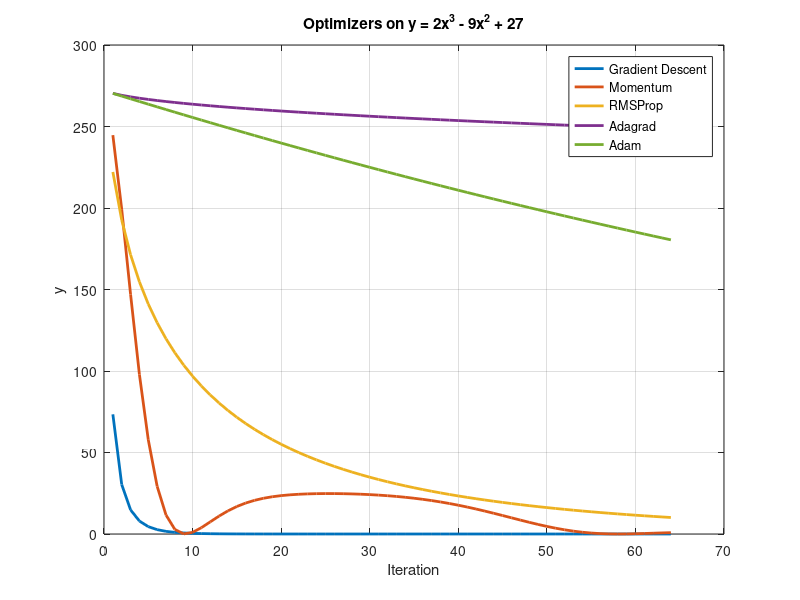

The MATLAB source for this figure:
% Function definition: y = 2x^3 - 9x^2 + 27
f = @(x) 2*x.^3 - 9*x.^2 + 27;

% Parameters (unchanged)
learning_rate = 0.01;
max_iterations = 64;
initial_x = 7; 
epsilon = 1e-8;
beta_1 = 0.9;
beta_2 = 0.999;

% Initialization (unchanged)
x_values = zeros(5, max_iterations);
y_values = zeros(5, max_iterations);

% Optimization process (unchanged)
optimizers = {'Gradient Descent', 'Momentum', 'RMSProp', 'Adagrad', 'Adam'};

% Create a single plot (unchanged)
figure;

for opt_idx = 1:5
    current_optimizer = optimizers{opt_idx};
    fprintf('Running optimization with %s...\n', current_optimizer);
    
    % Initialize variables based on optimizer (unchanged)
    switch current_optimizer
        case 'Gradient Descent'
            x = initial_x;
        case 'Momentum'
            x = initial_x;
            momentum = 0;
        case 'RMSProp'
            x = initial_x;
            cumulative_squared_gradients = 0;
        case 'Adagrad'
            x = initial_x;
            cumulative_squared_gradients = 0;
        case 'Adam'
            x = initial_x;
            m = 0;
            v = 0;
            t = 0;
    end
    
    % Optimization loop (unchanged)
    for i = 1:max_iterations
        gradient = 6 * x.^2 - 18 * x; % Derivative of 2x^3 - 9x^2 + 27
        
        % Update weights based on optimizer (unchanged)
        switch current_optimizer
            case 'Gradient Descent'
                x = x - learning_rate * gradient;
            case 'Momentum'
                momentum = beta_1 * momentum + (1 - beta_1) * gradient;
                x = x - learning_rate * momentum;
            case 'RMSProp'
                cumulative_squared_gradients = beta_2 * cumulative_squared_gradients + (1 - beta_2) * gradient.^2;
                x = x - (learning_rate ./ (sqrt(cumulative_squared_gradients) + epsilon)) .* gradient;
            case 'Adagrad'
                cumulative_squared_gradients = cumulative_squared_gradients + gradient.^2;
                x = x - (learning_rate ./ (sqrt(cumulative_squared_gradients) + epsilon)) .* gradient;
            case 'Adam'
                t = t + 1;
                m = beta_1 * m + (1 - beta_1) * gradient;
                v = beta_2 * v + (1 - beta_2) * gradient.^2;
                m_hat = m / (1 - beta_1^t);
                v_hat = v / (1 - beta_2^t);
                x = x - (learning_rate ./ (sqrt(v_hat) + epsilon)) .* m_hat;
        end
        
        % Save results (unchanged)
        x_values(opt_idx, i) = x;
        y_values(opt_idx, i) = f(x);
    end
    
    % Plot results for current optimizer on the same graph (unchanged)
    plot(1:max_iterations, y_values(opt_idx, :), 'LineWidth', 2, 'DisplayName', current_optimizer);
    hold on;
end

% Finalize the plot (unchanged)
title('Optimizers on y = 2x^3 - 9x^2 + 27');
xlabel('Iteration');
ylabel('y');
legend('Location', 'Best');
grid on;
hold off;
